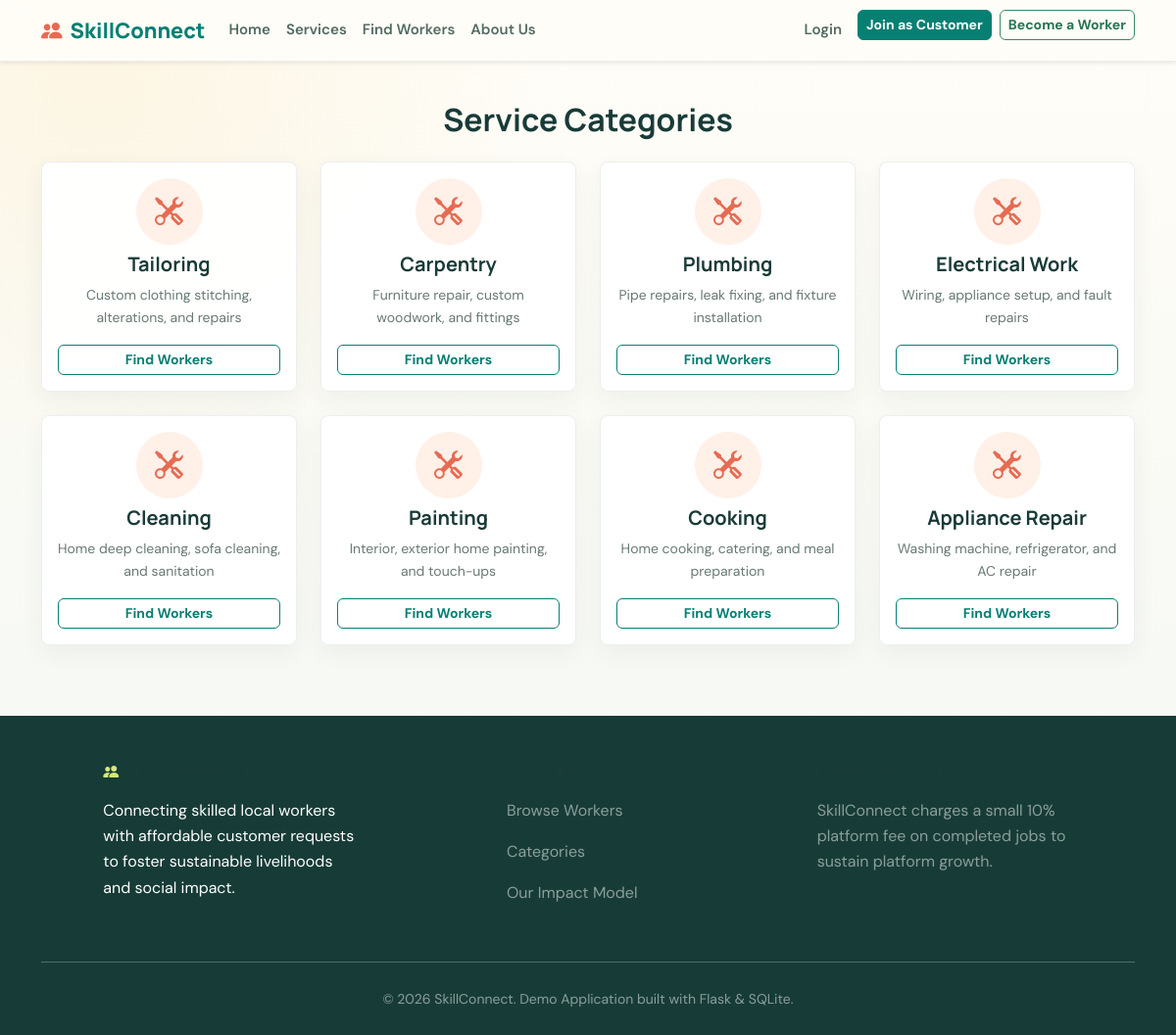
/services, run on the app's committed database.
### tables this page shows
CREATE TABLE categories (
        id INTEGER PRIMARY KEY AUTOINCREMENT,
        name TEXT UNIQUE NOT NULL,
        description TEXT
    );

### backend/app.py (the view)
@app.route('/services')
def services():
    db = get_db()
    categories = db.execute('SELECT * FROM categories').fetchall()
    return render_template('services.html', categories=categories)

### backend/app.py (called while the page is built, shortened)
def get_db():
    if 'db' not in g:
        g.db = sqlite3.connect(DATABASE)
        g.db.row_factory = sqlite3.Row
    return g.db

@app.before_request
def load_logged_in_user():
    user_id = session.get('user_id')
    if user_id is None:
        g.user = None
        g.notifications = []

### frontend/templates/services.html
{% extends 'base.html' %}
{% block content %}
<div class="container">
  <h2 class="fw-bold mb-4 text-center">Service Categories</h2>
  <div class="row g-4">
    {% for cat in categories %}
    <div class="col-md-3">
      <div class="card h-100 p-3 text-center">
        <i class="bi bi-tools display-4 text-primary mb-2"></i>
        <h5 class="fw-bold mb-2">{{ cat.name }}</h5>
        <p class="text-muted small mb-3">{{ cat.description }}</p>
        <a href="{{ url_for('workers', skill=cat.name) }}" class="btn btn-outline-primary btn-sm mt-auto">Find Workers</a>
      </div>
    </div>
    {% endfor %}
  </div>
</div>
{% endblock %}

### frontend/templates/base.html (shortened to what this page needs)
<!DOCTYPE html>
<html lang="en">
<head>
  <link href="https://cdn.jsdelivr.net/npm/bootstrap@5.3.2/dist/css/bootstrap.min.css" rel="stylesheet">
  <link rel="stylesheet" href="https://cdn.jsdelivr.net/npm/bootstrap-icons@1.11.1/font/bootstrap-icons.css">
  <link rel="stylesheet" href="{{ url_for('static', filename='css/style.css', v=2) }}">
</head>
<body>
  <nav class="navbar navbar-expand-lg navbar-light bg-white shadow-sm sticky-top">
    <div class="container">
      <a class="navbar-brand" href="{{ url_for('index') }}"><i class="bi bi-people-fill text-primary me-2"></i>SkillConnect</a>
      <div class="collapse navbar-collapse" id="navbarNav">
        <ul class="navbar-nav me-auto">
          <li class="nav-item"><a class="nav-link" href="{{ url_for('index') }}">Home</a></li>
          <li class="nav-item"><a class="nav-link" href="{{ url_for('services') }}">Services</a></li>
          <li class="nav-item"><a class="nav-link" href="{{ url_for('workers') }}">Find Workers</a></li>
          <li class="nav-item"><a class="nav-link" href="{{ url_for('about') }}">About Us</a></li>
        </ul>
        <ul class="navbar-nav ms-auto">
          {% if session.get('user_id') %}
            {% if session.get('role') == 'customer' %}
              <li class="nav-item"><a class="nav-link" href="{{ url_for('customer_dashboard') }}">My Dashboard</a></li>
            {% elif session.get('role') == 'worker' %}
              <li class="nav-item"><a class="nav-link" href="{{ url_for('worker_dashboard') }}">Worker Portal</a></li>
            {% elif session.get('role') == 'admin' %}
              <li class="nav-item"><a class="nav-link" href="{{ url_for('admin_dashboard') }}">Admin Console</a></li>
            {% endif %}
            <li class="nav-item"><a class="btn btn-outline-danger btn-sm ms-2" href="{{ url_for('logout') }}">Logout</a></li>
          {% else %}
            <li class="nav-item"><a class="nav-link" href="{{ url_for('login') }}">Login</a></li>
            <li class="nav-item ms-2"><a class="btn btn-primary btn-sm" href="{{ url_for('register') }}">Join as Customer</a></li>
            <li class="nav-item ms-2"><a class="btn btn-outline-success btn-sm" href="{{ url_for('register_worker') }}">Become a Worker</a></li>
          {% endif %}
        </ul>
      </div>
    </div>
  </nav>
  <main class="py-4">
    {% block content %}{% endblock %}
  </main>
  <footer class="bg-dark text-white pt-5 pb-4 mt-5">
    <div class="container text-center text-md-start">
      <div class="row">
        <div class="col-md-4 col-lg-4 col-xl-3 mx-auto mb-4">
          <h6 class="text-uppercase fw-bold mb-3"><i class="bi bi-people-fill text-primary me-2"></i>SkillConnect</h6>
          <p>Connecting skilled local workers with affordable customer requests to foster sustainable livelihoods and social impact.</p>
        </div>
        <div class="col-md-3 col-lg-2 col-xl-2 mx-auto mb-4">
          <h6 class="text-uppercase fw-bold mb-3">Quick Links</h6>
          <p><a href="{{ url_for('workers') }}" class="text-white-50 text-decoration-none">Browse Workers</a></p>
          <p><a href="{{ url_for('services') }}" class="text-white-50 text-decoration-none">Categories</a></p>
          <p><a href="{{ url_for('about') }}" class="text-white-50 text-decoration-none">Our Impact Model</a></p>
        </div>
        <div class="col-md-4 col-lg-3 col-xl-3 mx-auto mb-md-0 mb-4">
          <h6 class="text-uppercase fw-bold mb-3">Business Model</h6>
          <p class="text-white-50">SkillConnect charges a small 10% platform fee on completed jobs to sustain platform growth.</p>
        </div>
      </div>
      <hr class="mb-4">
      <div class="text-center text-white-50">
        <small>© 2026 SkillConnect. Demo Application built with Flask & SQLite.</small>
      </div>
    </div>
  </footer>
</body>
</html>

### frontend/static/css/style.css (style rules this page uses)
:root { --primary: #087f73; --primary-dark: #075c55; --secondary: #e66b52; --accent: #f0bd45; --lime: #d5e979; --ink: #193b38; --muted: #687a74; --paper: #fffdf7; --line: #e2e9df; --dark: #193b38; --light: #f4f7ef; }
html { scroll-behavior: smooth; }
body { min-height: 100vh; color: var(--ink); background: radial-gradient(ellipse at 8% 8%, rgba(240, 189, 69, 0.11), transparent 28rem), linear-gradient(180deg, #fffdf7 0%, #f3f7f2 100%); font-family: 'DM Sans', 'Segoe UI', sans-serif; line-height: 1.65; }
h1, h2, h3, h4, h5, h6, .navbar-brand { color: var(--ink); font-family: 'Manrope', 'DM Sans', sans-serif; letter-spacing: 0; }
main { min-height: 50vh; }
a { color: var(--primary); }
.navbar { border-bottom: 1px solid rgba(25, 59, 56, 0.08); background: rgba(255, 253, 247, 0.96) !important; backdrop-filter: blur(12px); }
.navbar-brand { color: var(--primary) !important; font-size: 1.35rem; font-weight: 800; }
.navbar-brand .bi { color: var(--secondary) !important; }
.navbar .nav-link { color: #526a63; font-size: 0.94rem; font-weight: 600; transition: color 160ms ease; }
.btn { border-radius: 6px; font-weight: 700; transition: transform 160ms ease, box-shadow 160ms ease, background-color 160ms ease; }
.btn-primary, .bg-primary { border-color: var(--primary) !important; background-color: var(--primary) !important; color: #fff !important; }
.btn-outline-primary { border-color: var(--primary); color: var(--primary); }
.btn-outline-success { border-color: #39896b; color: #287456; }
.card { overflow: hidden; border: 1px solid rgba(25, 59, 56, 0.08); border-radius: 8px; background-color: rgba(255, 255, 255, 0.94); box-shadow: 0 8px 24px rgba(26, 62, 54, 0.055); transition: transform 180ms ease, box-shadow 180ms ease, border-color 180ms ease; }
.card .card-title, .card h3, .card h4, .card h5 { color: var(--ink); }
.card .display-4, .card .display-5 { color: var(--secondary) !important; }
.card .display-4 { display: inline-flex; width: 4.25rem; height: 4.25rem; align-items: center; justify-content: center; margin: 0 auto 0.65rem; border-radius: 50%; background: #fff0e8; font-size: 1.8rem; }
.text-primary { color: var(--primary) !important; }
.text-muted { color: var(--muted) !important; }
footer.bg-dark { background: #173c37 !important; }
footer h6 .bi { color: var(--lime) !important; }

### data on the page
categories: name "Tailoring", description "Custom clothing stitching, alterations, and repairs"
categories: name "Carpentry", description "Furniture repair, custom woodwork, and fittings"
categories: name "Plumbing", description "Pipe repairs, leak fixing, and fixture installation"
categories: name "Electrical Work", description "Wiring, appliance setup, and fault repairs"
categories: name "Cleaning", description "Home deep cleaning, sofa cleaning, and sanitation"
categories: name "Painting", description "Interior, exterior home painting, and touch-ups"
categories: name "Cooking", description "Home cooking, catering, and meal preparation"
categories: name "Appliance Repair", description "Washing machine, refrigerator, and AC repair"
